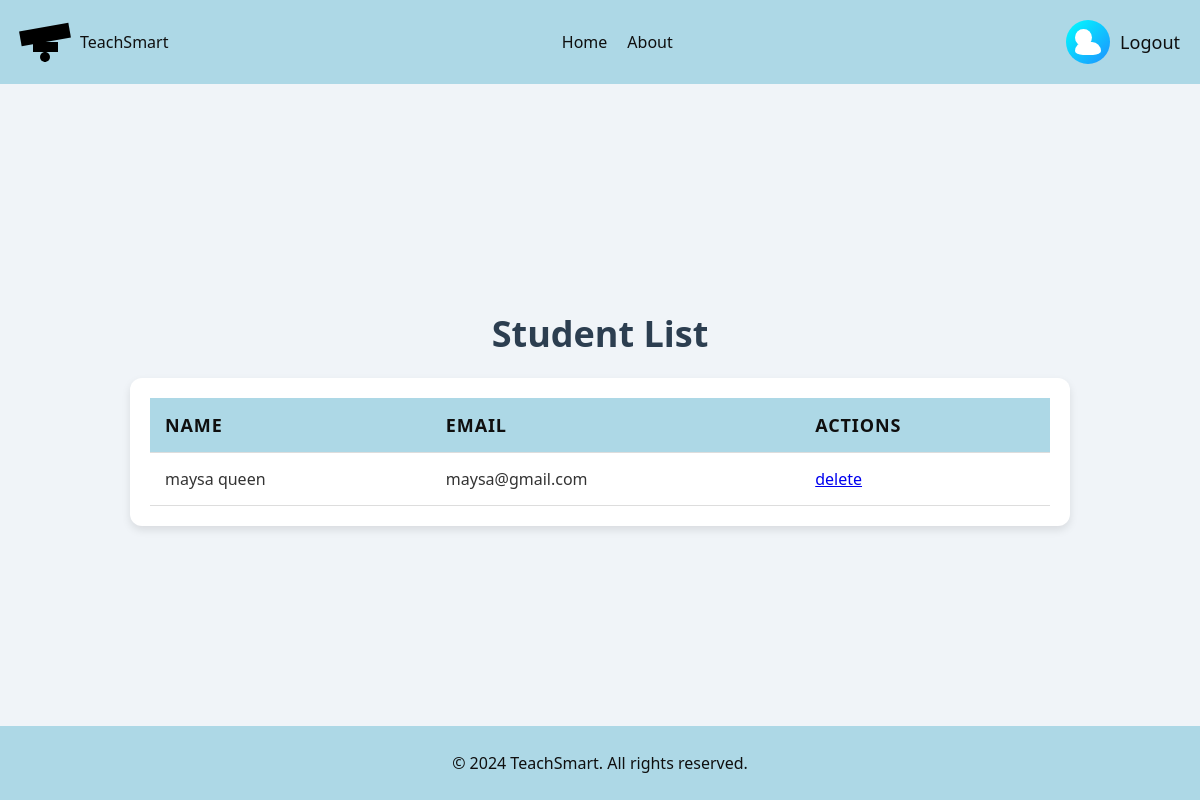
Before: /student_list/ with the older database file.
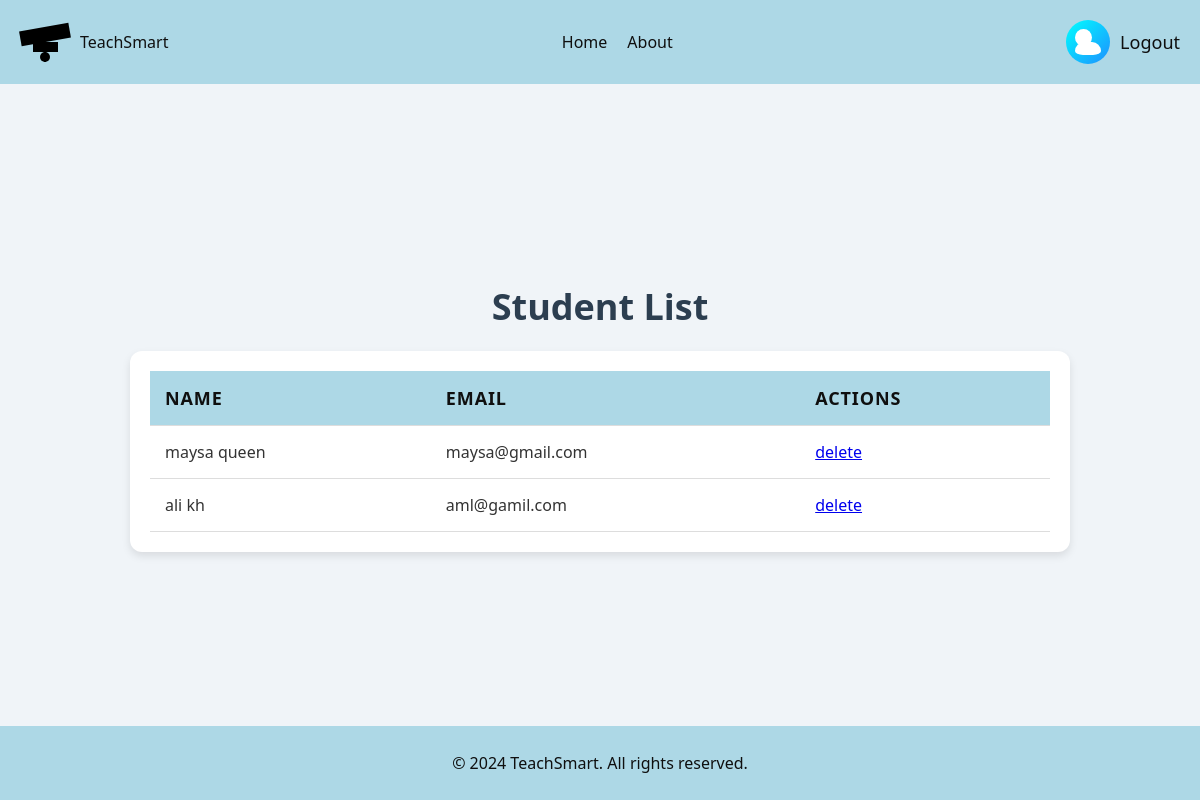
After: the same page with the newer database file.
### tsweb/models.py (models this page shows, shortened)
class Student(models.Model):
    GRADE_CHOICES = [
         ('A', 'First grade'),
        ('B', 'Second grade'),
        ('C', 'Third grade'),
        ('D', 'Fourth grade'),
        ('E', 'Fifth grade'),
        ('F', 'Sixth grade'),
    ]
    id_number = models.CharField(max_length=9, unique=True, validators=[RegexValidator(r'^\d{9}$', "Please enter exactly 9 digits.")])
    first_name = models.CharField(max_length=50)
    last_name = models.CharField(max_length=50)
    grade = models.CharField(max_length=1, choices=GRADE_CHOICES)
    date_of_birth = models.DateField()
    email = models.EmailField(unique=True)
    parent_name = models.CharField(max_length=100)
    parent_phone = models.CharField(
        max_length=10,
        validators=[
            RegexValidator(
                regex=r'^(05\d|0[23489])\d{7}$',
                message="Invalid Israeli phone number. Please enter 10 digits starting with 05."
            )
        ]
    )
    password = models.CharField(max_length=128)
    def __str__(self):
        return f"{self.first_name} {self.last_name}"

### tsweb/views.py (the view)
# urls.py: path('student_list/',views.student_list, name="student_list"),
def student_list(request):
    students = Student.objects.all()
    return render(request, 'student_list.html', {'students': students})

### tsweb/Templates/student_list.html (shortened to what this page needs)
<!DOCTYPE html>
<html lang="en" dir="ltr">
<head>
</head>
<body>
<header>
    <div class="logo">
        <div class="graduation-hat">
            <div class="hat-top"></div>
            <div class="hat-tassel"></div>
        </div>
        <span>TeachSmart</span>
    </div>
    <nav>
        <ul>
            <li><a href="{% url 'admin_homepage' %}">Home</a></li>
            <li><a href="/about">About</a></li>
        </ul>
    </nav>
    <div class="auth-buttons">
        <a href="{% url 'logout_admin' %}" class="login-button">
            <div class="user-icon"></div>
            <span class="login-text">Logout</span>
        </a>
    </div>
</header>
<div class="main-content">
    <h1>Student List</h1>
    <div class="student-list">
        <table>
            <thead>
                <tr>
                    <th>Name</th>
                    <th>Email</th>
                    <th>Actions</th>
                </tr>
            </thead>
            <tbody>
                {% for student in students %}
                <tr>
                    <td>{{ student }}</td>
                    <td>{{ student.email }}</td>
                    <td>
                        <a href="#" class="btn btn-danger">delete</a>
                    </td>
                </tr>
                {% empty %}
                <tr>
                    <td colspan="3">No students available.</td>
                </tr>
                {% endfor %}
            </tbody>
        </table>
    </div>
</div>
<footer>
    <p>&copy; 2024 TeachSmart. All rights reserved.</p>
</footer>
</body>
</html>

Changed rows visible on the page:
added Student: first_name+last_name "ali kh", email "aml@gamil.com"
